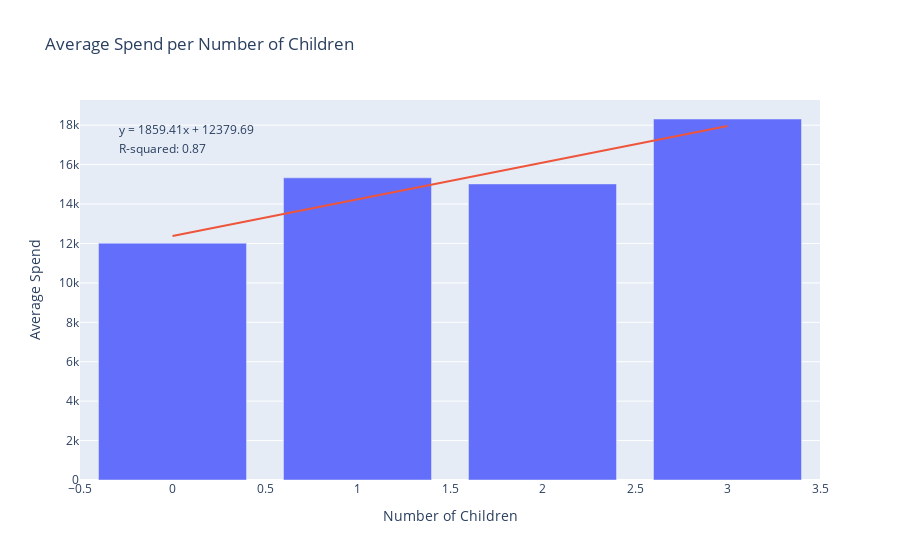

The notebook cell this image was saved under:
### Code cell
import numpy as np
import pandas as pd
import plotly.express as px
import plotly.graph_objects as go
from sklearn.linear_model import LinearRegression
from sklearn.metrics import r2_score


# Clean 'CHILDREN' column
df['CHILDREN'] = df['CHILDREN'].str.strip().replace({'': 0, '3+': 3}).fillna(0).astype(int)
df.dropna(subset=['CHILDREN'], inplace=True)

# Calculate average spend per number of children
average_spend_per_children = df.groupby('CHILDREN')['TOTAL_SPEND'].mean().reset_index()

# Perform linear regression
X = average_spend_per_children['CHILDREN'].values.reshape(-1, 1)
y = average_spend_per_children['TOTAL_SPEND'].values.reshape(-1, 1)
regressor = LinearRegression()
regressor.fit(X, y)
y_pred = regressor.predict(X)

# Calculate R-squared
r_squared = r2_score(y, y_pred)

# Plot using Plotly
fig = px.bar(average_spend_per_children, x='CHILDREN', y='TOTAL_SPEND',
             labels={'CHILDREN': 'Number of Children', 'TOTAL_SPEND': 'Average Spend'},
             title='Average Spend per Number of Children')

# Add linear regression line
fig.add_trace(go.Scatter(x=average_spend_per_children['CHILDREN'], y=y_pred.flatten(),
                         mode='lines', name='Linear Regression'))

# Add equation and R-squared value to the plot
equation = f'y = {regressor.coef_[0][0]:.2f}x + {regressor.intercept_[0]:.2f}'
r_squared_text = f'R-squared: {r_squared:.2f}'
fig.add_annotation(x=0.05, y=0.95, xref='paper', yref='paper', showarrow=False,
                   text=equation, font=dict(size=12), align='left')
fig.add_annotation(x=0.05, y=0.90, xref='paper', yref='paper', showarrow=False,
                   text=r_squared_text, font=dict(size=12), align='left')

fig.update_layout(showlegend=False)
# Save the plot as HTML file
fig.write_html("plots/average_spend_per_children.html")

# Show the plot
fig.show()

### Figure 1 — Plotly figure (JSON) as saved in the notebook; plotly's stock layout.template omitted (floating-point values rounded to 4 significant figures)
{"data": [{"alignmentgroup": "True", "hovertemplate": "Number of Children=%{x}<br>Average Spend=%{y}<extra></extra>", "legendgroup": "", "marker": {"color": "#636efa", "pattern": {"shape": ""}}, "name": "", "offsetgroup": "", "orientation": "v", "showlegend": false, "textposition": "auto", "type": "bar", "x": [0, 1, 2, 3], "xaxis": "x", "y": [12010.0, 15330.0, 15020.0, 18310.0], "yaxis": "y"}, {"mode": "lines", "name": "Linear Regression", "type": "scatter", "x": [0, 1, 2, 3], "y": [12380.0, 14240.0, 16100.0, 17960.0]}], "layout": {"annotations": [{"align": "left", "font": {"size": 12}, "showarrow": false, "text": "y = 1859.41x + 12379.69", "x": 0.05, "xref": "paper", "y": 0.95, "yref": "paper"}, {"align": "left", "font": {"size": 12}, "showarrow": false, "text": "R-squared: 0.87", "x": 0.05, "xref": "paper", "y": 0.9, "yref": "paper"}], "barmode": "relative", "legend": {"tracegroupgap": 0}, "showlegend": false, "title": {"text": "Average Spend per Number of Children"}, "xaxis": {"anchor": "y", "domain": [0, 1], "title": {"text": "Number of Children"}}, "yaxis": {"anchor": "x", "domain": [0, 1], "title": {"text": "Average Spend"}}}}
